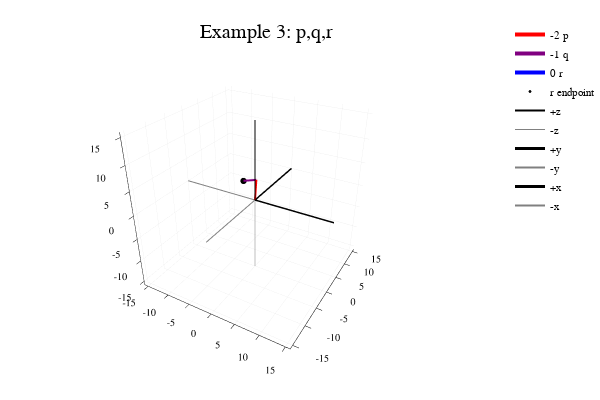

Notebook code cell kept with this figure:
### Code cell


### Figure 1 — Plotly figure (JSON) as saved in the notebook; plotly's stock layout.template omitted (floating-point values rounded to 4 significant figures)
{"data": [{"colorbar": {"title": ""}, "hoverinfo": "text", "legendgroup": "-2 p", "line": {"color": "rgba(255, 0, 0, 1.000)", "dash": "solid", "shape": "linear", "width": 4}, "mode": "lines", "name": "-2 p", "showlegend": true, "text": [null, null], "type": "scatter3d", "x": [0, -2], "xaxis": "x1", "y": [0, 4], "yaxis": "y1", "z": [0, 2], "zmax": 0.1, "zmin": -0.1}, {"colorbar": {"title": ""}, "hoverinfo": "text", "legendgroup": "-1 q", "line": {"color": "rgba(128, 0, 128, 1.000)", "dash": "solid", "shape": "linear", "width": 4}, "mode": "lines", "name": "-1 q", "showlegend": true, "text": [null, null], "type": "scatter3d", "x": [-2, -5], "xaxis": "x1", "y": [4, 4], "yaxis": "y1", "z": [2, 1], "zmax": 0.1, "zmin": -0.1}, {"colorbar": {"title": ""}, "hoverinfo": "text", "legendgroup": "0 r", "line": {"color": "rgba(0, 0, 255, 1.000)", "dash": "solid", "shape": "linear", "width": 4}, "mode": "lines", "name": "0 r", "showlegend": true, "text": [null, null], "type": "scatter3d", "x": [-5, -5], "xaxis": "x1", "y": [4, 4], "yaxis": "y1", "z": [1, 1], "zmax": 0.1, "zmin": -0.1}, {"colorbar": {"title": ""}, "hoverinfo": "text", "legendgroup": "r endpoint", "marker": {"color": "rgba(0, 0, 0, 1.000)", "line": {"color": "rgba(0, 0, 0, 1.000)", "width": 1}, "size": 2, "symbol": "circle"}, "mode": "markers", "name": "r endpoint", "showlegend": true, "text": [null, null], "type": "scatter3d", "x": [-5, -5], "xaxis": "x1", "y": [4, 4], "yaxis": "y1", "z": [1, 1], "zmax": 0.1, "zmin": -0.1}, {"colorbar": {"title": ""}, "hoverinfo": "text", "legendgroup": "+z", "line": {"color": "rgba(0, 0, 0, 1.000)", "dash": "solid", "shape": "linear", "width": 2}, "mode": "lines", "name": "+z", "showlegend": true, "text": [null, null], "type": "scatter3d", "x": [0, 0], "xaxis": "x1", "y": [0, 0], "yaxis": "y1", "z": [0, 20], "zmax": 0.1, "zmin": -0.1}, {"colorbar": {"title": ""}, "hoverinfo": "text", "legendgroup": "-z", "line": {"color": "rgba(128, 128, 128, 1.000)", "dash": "solid", "shape": "linear", "width": 1}, "mode": "lines", "name": "-z", "showlegend": true, "text": [null, null], "type": "scatter3d", "x": [0, 0], "xaxis": "x1", "y": [0, 0], "yaxis": "y1", "z": [0, -20], "zmax": 0.1, "zmin": -0.1}, {"colorbar": {"title": ""}, "hoverinfo": "text", "legendgroup": "+y", "line": {"color": "rgba(0, 0, 0, 1.000)", "dash": "solid", "shape": "linear", "width": 3}, "mode": "lines", "name": "+y", "showlegend": true, "text": [null, null], "type": "scatter3d", "x": [0, 0], "xaxis": "x1", "y": [0, 20], "yaxis": "y1", "z": [0, 0], "zmax": 0.1, "zmin": -0.1}, {"colorbar": {"title": ""}, "hoverinfo": "text", "legendgroup": "-y", "line": {"color": "rgba(128, 128, 128, 1.000)", "dash": "solid", "shape": "linear", "width": 2}, "mode": "lines", "name": "-y", "showlegend": true, "text": [null, null], "type": "scatter3d", "x": [0, 0], "xaxis": "x1", "y": [0, -20], "yaxis": "y1", "z": [0, 0], "zmax": 0.1, "zmin": -0.1}, {"colorbar": {"title": ""}, "hoverinfo": "text", "legendgroup": "+x", "line": {"color": "rgba(0, 0, 0, 1.000)", "dash": "solid", "shape": "linear", "width": 3}, "mode": "lines", "name": "+x", "showlegend": true, "text": [null, null], "type": "scatter3d", "x": [0, 20], "xaxis": "x1", "y": [0, 0], "yaxis": "y1", "z": [0, 0], "zmax": 0.1, "zmin": -0.1}, {"colorbar": {"title": ""}, "hoverinfo": "text", "legendgroup": "-x", "line": {"color": "rgba(128, 128, 128, 1.000)", "dash": "solid", "shape": "linear", "width": 2}, "mode": "lines", "name": "-x", "showlegend": true, "text": [null, null], "type": "scatter3d", "x": [0, -20], "xaxis": "x1", "y": [0, 0], "yaxis": "y1", "z": [0, 0], "zmax": 0.1, "zmin": -0.1}], "layout": {"annotations": [{"font": {"color": "rgba(0, 0, 0, 1.000)", "family": "sans-serif", "size": 20}, "rotation": 0, "showarrow": false, "text": "Example 3: p,q,r", "x": 0.5222, "xanchor": "center", "xref": "paper", "y": 1, "yanchor": "top", "yref": "paper"}], "height": 400, "legend": {"bgcolor": "rgba(255, 255, 255, 1.000)", "bordercolor": "rgba(0, 0, 0, 1.000)", "font": {"color": "rgba(0, 0, 0, 1.000)", "family": "sans-serif", "size": 11}, "tracegroupgap": 0, "x": 1, "y": 1}, "margin": {"b": 20, "l": 0, "r": 0, "t": 20}, "paper_bgcolor": "rgba(255, 255, 255, 1.000)", "plot_bgcolor": "rgba(255, 255, 255, 1.000)", "scene": {"camera": {"eye": {"x": 1.126, "y": -1.95, "z": 1.3}}, "xaxis": {"anchor": "y1", "domain": [0.05101, 0.9934], "gridcolor": "rgba(0, 0, 0, 0.100)", "gridwidth": 0.5, "linecolor": "rgba(0, 0, 0, 1.000)", "mirror": false, "range": [-15.9, 15.9], "showgrid": true, "showline": true, "showticklabels": true, "tickangle": 0, "tickcolor": "rgb(0, 0, 0)", "tickfont": {"color": "rgba(0, 0, 0, 1.000)", "family": "sans-serif", "size": 11}, "tickmode": "array", "ticks": "inside", "ticktext": ["-15", "-10", "-5", "0", "5", "10", "15"], "tickvals": [-15, -10, -5, 0, 5, 10, 15], "title": "", "titlefont": {"color": "rgba(0, 0, 0, 1.000)", "family": "sans-serif", "size": 15}, "type": "-", "visible": true, "zeroline": false, "zerolinecolor": "rgba(0, 0, 0, 1.000)"}, "yaxis": {"anchor": "x1", "domain": [0.03762, 0.9415], "gridcolor": "rgba(0, 0, 0, 0.100)", "gridwidth": 0.5, "linecolor": "rgba(0, 0, 0, 1.000)", "mirror": false, "range": [-15.9, 15.9], "showgrid": true, "showline": true, "showticklabels": true, "tickangle": 0, "tickcolor": "rgb(0, 0, 0)", "tickfont": {"color": "rgba(0, 0, 0, 1.000)", "family": "sans-serif", "size": 11}, "tickmode": "array", "ticks": "inside", "ticktext": ["-15", "-10", "-5", "0", "5", "10", "15"], "tickvals": [-15, -10, -5, 0, 5, 10, 15], "title": "", "titlefont": {"color": "rgba(0, 0, 0, 1.000)", "family": "sans-serif", "size": 15}, "type": "-", "visible": true, "zeroline": false, "zerolinecolor": "rgba(0, 0, 0, 1.000)"}, "zaxis": {"gridcolor": "rgba(0, 0, 0, 0.100)", "gridwidth": 0.5, "linecolor": "rgba(0, 0, 0, 1.000)", "mirror": false, "range": [-15.9, 15.9], "showgrid": true, "showline": true, "showticklabels": true, "tickangle": 0, "tickcolor": "rgb(0, 0, 0)", "tickfont": {"color": "rgba(0, 0, 0, 1.000)", "family": "sans-serif", "size": 11}, "tickmode": "array", "ticks": "inside", "ticktext": ["-15", "-10", "-5", "0", "5", "10", "15"], "tickvals": [-15, -10, -5, 0, 5, 10, 15], "title": "", "titlefont": {"color": "rgba(0, 0, 0, 1.000)", "family": "sans-serif", "size": 15}, "type": "-", "visible": true, "zeroline": false, "zerolinecolor": "rgba(0, 0, 0, 1.000)"}}, "showlegend": true, "width": 600}}
